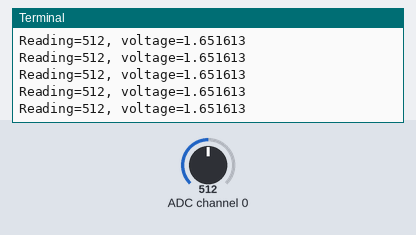
Bench run of a program on a simulated Raspberry Pi (BCM pin numbers). Shown: the last lines printed to the terminal. Inputs (shaded band) come from the test bench; at power-on: ADC channel 0 = 512 (analog values on the 0–1023 scale).

Above: at 1.2 s.
1.3 s: ADC channel 0 set to 716
At 1.8 s:
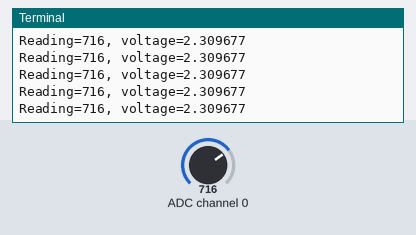
2.8 s: ADC channel 0 set to 900
At 3.5 s:
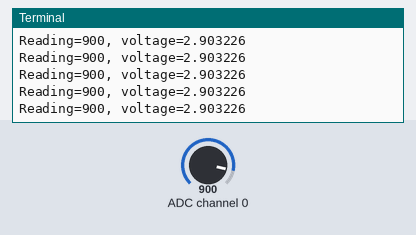
Timing chart, 0 to 5.8 s (numbered marks = the images above; inputs shaded):
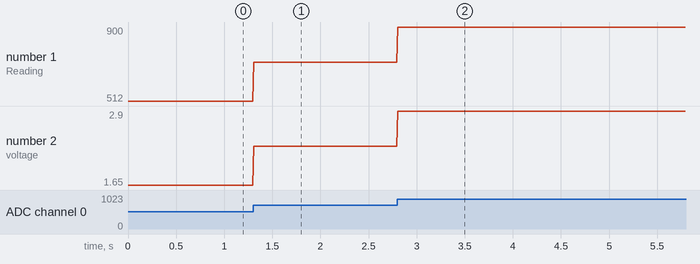

Measured:
- after the input at 1.3 s, the terminal: prints a new line at once (image 1)
- after the input at 2.8 s, the terminal: prints a new line at once (image 2)
- plotted number 1: 512 → 716 after the input at 1.3 s, 716 → 900 after the input at 2.8 s
- plotted number 2: 1.65 → 2.31 after the input at 1.3 s, 2.31 → 2.9 after the input at 2.8 s

The program:

potentiometer.py
```python
import spidev
import time

# SPI 인스턴스 생성
spi = spidev.SpiDev()

# SPI 통신 시작
spi.open(0, 0) #bus : 0, dev : 0

# SPI 통신 속도 설정
spi.max_speed_hz = 100000

# 채널에서 SPI 데이터 읽기 (0~1023)
def analog_read(channel):
    #[byte_1, byte_2, byte_3]
    #byte_2 : channel config (channel 0) (+8)-> 0000 1000
    ret = spi.xfer2([1, (8 + channel) << 4, 0])
    adc_out = ((ret[1] & 3) << 8) + ret[2]
    return adc_out

try:
    while True:
        reading = analog_read(0) #reading(0~1023)
        voltage = reading * 3.3/1023
        print("Reading=%d, voltage=%f" % (reading,voltage))
        time.sleep(0.01)

finally:
    spi.close()
```
